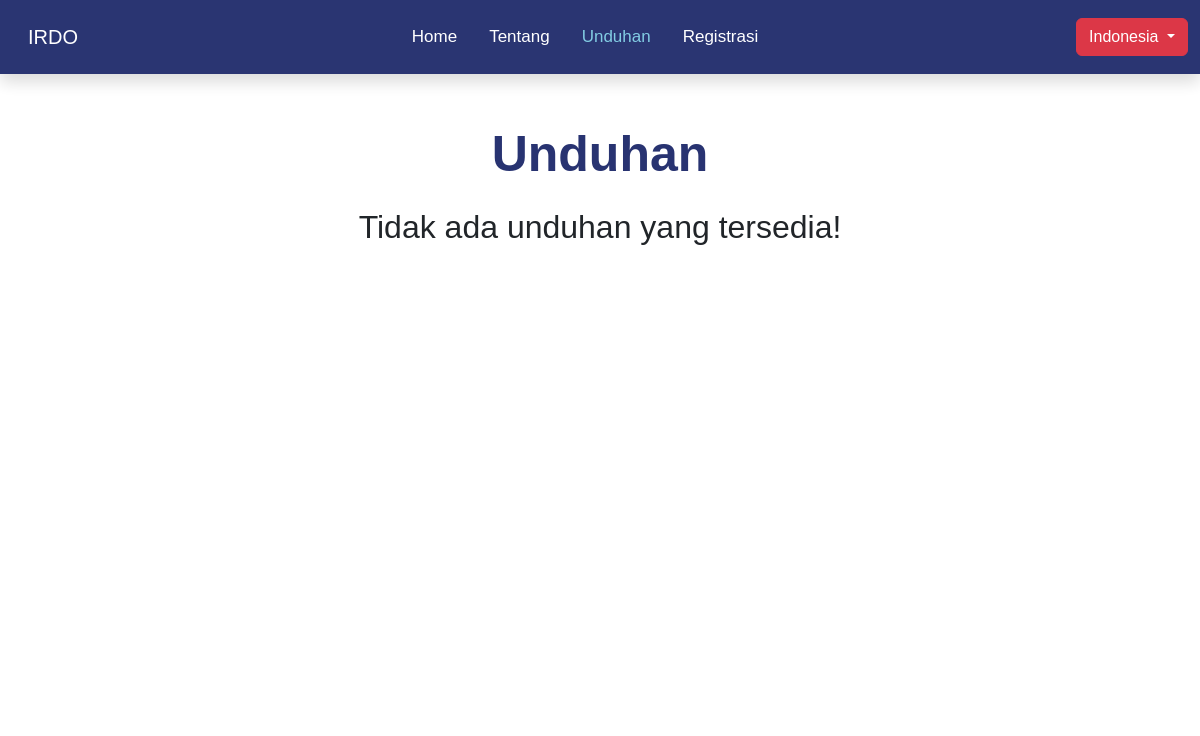
/id/unduhan, run on an earlier commit of the app's database.
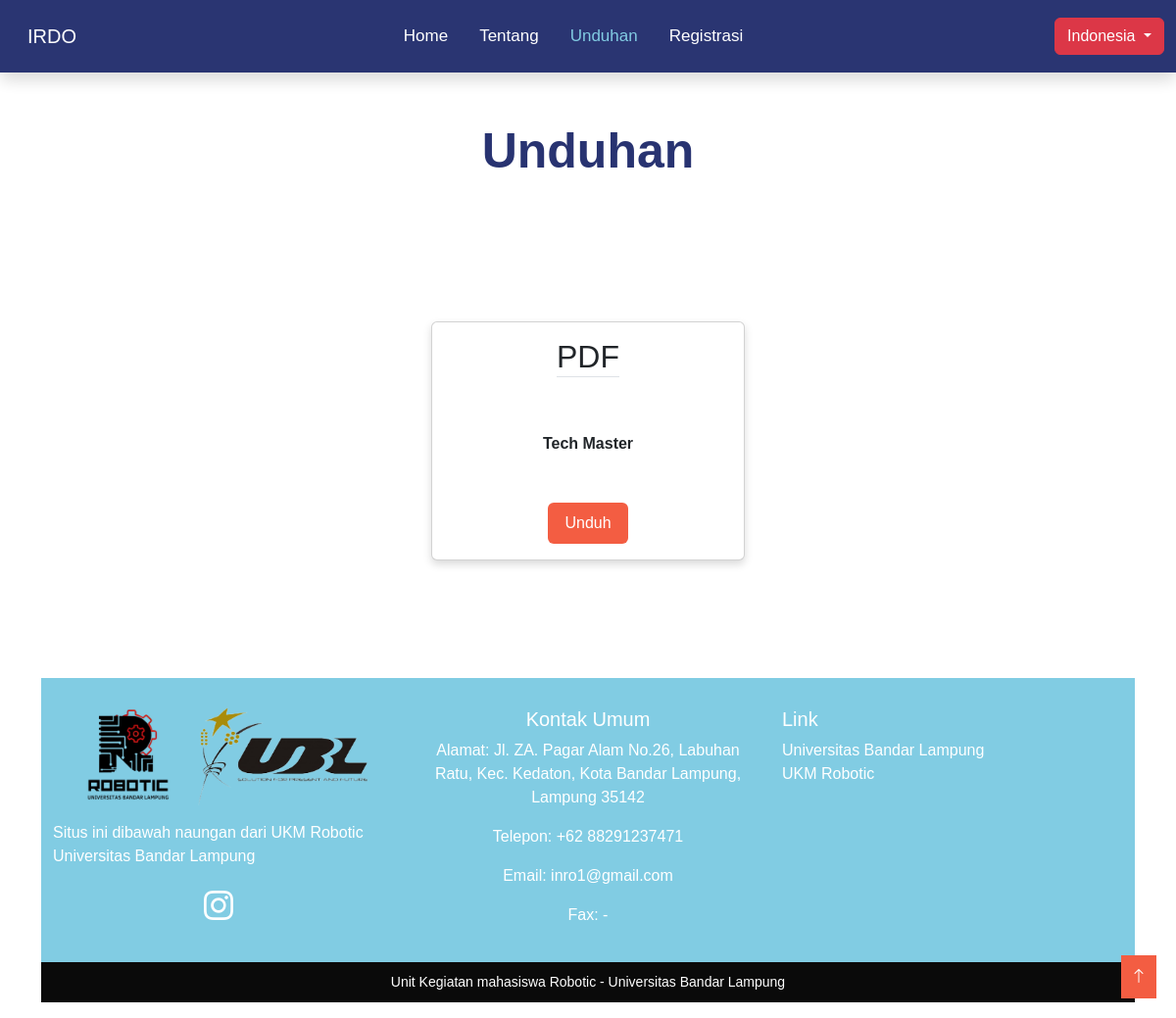
And on a later commit of the database.
### tables this page shows
CREATE TABLE `unduhan` (
  `id` int(11) NOT NULL,
  `judul` varchar(50) NOT NULL,
  `namaFile` varchar(50) NOT NULL,
  `jenisFile` varchar(15) NOT NULL
);

### views/id/unduhan.php (the view, shortened to what this page needs)
<!doctype html>
<html lang="en">
<head>
  <link href="https://cdn.jsdelivr.net/npm/bootstrap@5.3.3/dist/css/bootstrap.min.css" rel="stylesheet"
>
  <link rel="stylesheet" href="../../style/main.css">
</head>
<body>
  <?php
  $activePage = 'unduhan';
  include 'komponen/navbar.php';
  ?>
  <div class="container text-center bg-body pb-3" style="padding-top: 100px;">
    <h1 class="pt-4">Unduhan</h1>
    <div class="row pt-3 d-flex justify-content-center" style="min-height : 500px">
      <?php
      require 'config/database.php';
      $query = "SELECT * FROM unduhan ORDER BY id DESC";
      $result = $conn->query($query);
      if ($result->num_rows == 0) {
        echo "<h2>Tidak ada unduhan yang tersedia!</h2>";
        exit;
      }
      ?>
      <?php while ($unduhan = $result->fetch_assoc()): ?>
        <div class="col-md-4 d-flex justify-content-center align-items-center my-3">
          <div class="card" style="width: 20rem;">
            <div class="card-body">
              <h2 class="d-inline-flex align-items-center border-bottom">
                <?= htmlspecialchars($unduhan['jenisFile']) ?>
              </h2>
              <p class="card-text my-5 fw-semibold"><?= htmlspecialchars($unduhan['judul']) ?></p>
              <a href="unduhan/<?= htmlspecialchars($unduhan['namaFile']) ?>" class="btn text-white px-3 py-2"
                style="background-color: #F35D42" download>Unduh</a>
            </div>
          </div>
        <?php endwhile; ?>
    </div>
  </div>
  <?php
  include 'komponen/footer.php';
  ?>
  <link rel="stylesheet" href="https://cdn.jsdelivr.net/npm/bootstrap-icons/font/bootstrap-icons.css">
</body>
</html>
<link rel="stylesheet" href="https://cdn.jsdelivr.net/npm/bootstrap-icons/font/bootstrap-icons.css">
</body>
</html>

### index.php (shortened to what this page needs)
<?php
$request = strtok($_SERVER['REQUEST_URI'], '?');
$base_path = '/irdo1';
$request = str_replace($base_path, '', $request);
if (preg_match('/^\/id\/detailBerita\/([\w-]+)$/', $request, $matches)) {
    $_GET['slug'] = $matches[1];
    require 'views/id/detailBerita/berita.php';
} elseif (preg_match('/^\/id\/detailPengumuman\/([\w-]+)$/', $request, $matches)) {
    $_GET['slug'] = $matches[1];
    require 'views/id/pengumuman/pengumuman.php';
}else {
    switch ($request) {
        case '/id/unduhan':
            require 'views/id/unduhan.php';
            break;
    }
}
?>

### views/id/komponen/navbar.php (shortened to what this page needs)
<nav class="navbar navbar-expand-lg fixed-top shadow z-index-1030 py-3" data-bs-theme="dark" style="opacity: 99%;">
    <div class="container-xxl">
        <a class="navbar-brand ms-3" href="id/main">IRDO</a>
        <div class="collapse navbar-collapse justify-content-center" id="navbarNav">
            <ul class="navbar-nav ms-auto">
                <li class="nav-item px-2">
                    <a class="nav-link" href="id/main" <?= ($activePage == 'home') ? 'style="color: #81CCE3 !important"' : '' ?>>Home</a>
                </li>
                <li class="nav-item px-2">
                    <a class="nav-link" href="id/tentang" <?= ($activePage == 'tentang') ? 'style="color: #81CCE3 !important"' : '' ?>>Tentang</a>
                </li>
                <li class="nav-item px-2">
                    <a class="nav-link" href="id/unduhan" <?= ($activePage == 'unduhan') ? 'style="color: #81CCE3 !important"' : '' ?>>Unduhan</a>
                </li>
                <li class="nav-item px-2">
                    <a class="nav-link" href="id/registrasi" <?= ($activePage == 'registrasi') ? 'style="color: #81CCE3 !important"' : '' ?>>Registrasi</a>
                </li>
            </ul>
            <div class="dropdown ms-auto">
                <button class="btn btn-danger dropdown-toggle" type="button" data-bs-toggle="dropdown">
                    Indonesia
                </button>
            </div>
        </div>
    </div>
</nav>
<link href="https://cdn.jsdelivr.net/npm/bootstrap@5.3.3/dist/css/bootstrap.min.css" rel="stylesheet"
>
  <link rel="stylesheet" href="style/main.css">
  <link rel="stylesheet" href="https://cdn.jsdelivr.net/npm/bootstrap-icons/font/bootstrap-icons.css">

### views/id/komponen/footer.php
<footer class="footer">
    <div class="container">
        <div class="row">
            <div class="col-md-4 text-center">
              <img src="img/robotic.png" alt="Logo" class="footer-logo mb-3 px-2">
              <img src="img/ubl.png" alt="Logo" class="footer-logo mb-3 px-2">
                <p class="text-start">Situs ini dibawah naungan dari UKM Robotic Universitas Bandar Lampung</p>
                <div class="footer-icons">
                    <a href="#"><i class="bi bi-instagram"></i></a>
                </div>
            </div>
            <div class="col-md-4">
                <h5>Kontak Umum</h5>
                <p>Alamat: Jl. ZA. Pagar Alam No.26, Labuhan Ratu, Kec. Kedaton, Kota Bandar Lampung, Lampung 35142</p>
                <p>Telepon: +62 88291237471</p>
                <p>Email: inro1@gmail.com</p>
                <p>Fax: -</p>
            </div>
            <div class="col-md-4 text-center text-md-start">
                <h5>Link</h5>
                <ul class="list-unstyled">
                    <li><a href="#">Universitas Bandar Lampung</a></li>
                    <li><a href="#">UKM Robotic</a></li>
                </ul>
            </div>
        </div>
    </div>
    <div class="footer-bottom">
    Unit Kegiatan mahasiswa Robotic - Universitas Bandar Lampung
    </div>
    <a href="<?php echo $_SERVER['REQUEST_URI']; ?>#" class="back-to-top">
        <i class="bi bi-arrow-up"></i>
    </a>
</footer>

### style/main.css (style rules this page uses)
body { font-family: 'Poppins', sans-serif; }
h1 { font-size: 50px !important; font-weight: bold !important; color: #283371 !important; }
.navbar { background-color: #283371; }
.navbar-brand, .nav-link, .dropdown-toggle { color: white !important; }
.nav-item { font-size: 17px !important; }
.card { box-shadow: 0px 4px 8px rgba(0, 0, 0, 0.15); transition: box-shadow 0.3s ease-in-out, transform 0.3s ease-in-out; }
.footer { background-color: #81CCE3; color: white; padding-top: 30px; }
.footer a { color: white; text-decoration: none; }
.footer-logo { max-height: 100px; }
.footer-icons a { margin-right: 10px; font-size: 30px; }
.footer-bottom { background-color: #0a0a0a; padding: 10px 0; text-align: center; font-size: 14px; margin-top: 20px; }
.back-to-top { position: fixed; bottom: 20px; right: 20px; background-color: #F35D42; color: white; padding: 10px; display: flex; align-items: center; justify-content: center; }

What changed in the data, as far as the page shows it:
added unduhan: jenisFile "PDF", judul "Tech Master"
Also different on the page:
text no longer shown: "Tidak ada unduhan yang tersedia!"
text now shown: "Situs ini dibawah naungan dari UKM Robotic Universitas Bandar Lampung Kontak Umum Alamat: Jl. ZA. Pagar Alam No.26, Labuhan Ratu, Kec. Kedaton, Kota Bandar Lampung, Lampung 35142 Telepon: +62 88291237471 Email: inro1@gmail.com Fax: - Link Universitas Bandar Lampung UKM Robotic Unit Kegiatan mahasiswa Robotic - Universitas Bandar Lampung"
